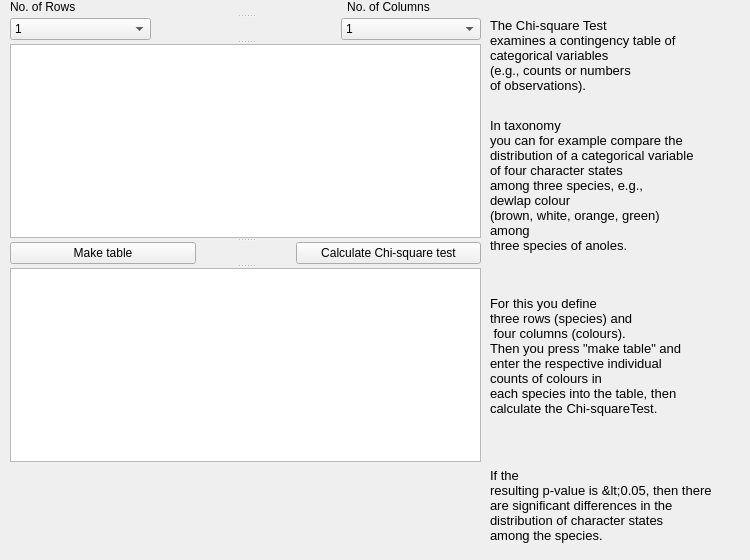
        <widget class="QWidget" name="tab_4">
         <attribute name="title">
          <string>Chi-square test</string>
         </attribute>
         <widget class="QSplitter" name="splitter">
          <property name="geometry">
           <rect>
            <x>10</x>
            <y>0</y>
            <width>471</width>
            <height>462</height>
           </rect>
          </property>
          <property name="orientation">
           <enum>Qt::Vertical</enum>
          </property>
          <widget class="QWidget" name="layoutWidget_4">
           <layout class="QHBoxLayout" name="horizontalLayout_4">
            <property name="spacing">
             <number>100</number>
            </property>
            <item>
             <widget class="QLabel" name="label_14">
              <property name="text">
               <string>No. of Rows</string>
              </property>
             </widget>
            </item>
            <item>
             <widget class="QLabel" name="label_15">
              <property name="text">
               <string>No. of Columns</string>
              </property>
              <property name="alignment">
               <set>Qt::AlignCenter</set>
              </property>
             </widget>
            </item>
           </layout>
          </widget>
          <widget class="QWidget" name="layoutWidget_5">
           <layout class="QHBoxLayout" name="horizontalLayout_5">
            <property name="spacing">
             <number>190</number>
            </property>
            <item>
             <widget class="QComboBox" name="comboBox">
              <property name="maxVisibleItems">
               <number>20</number>
              </property>
              <item>
               <property name="text">
                <string>1</string>
               </property>
              </item>
              <item>
               <property name="text">
                <string>2</string>
               </property>
              </item>
              <item>
               <property name="text">
                <string>3</string>
               </property>
              </item>
              <item>
               <property name="text">
                <string>4</string>
               </property>
              </item>
              <item>
               <property name="text">
                <string>5</string>
               </property>
              </item>
              <item>
               <property name="text">
                <string>6</string>
               </property>
              </item>
              <item>
               <property name="text">
                <string>7</string>
               </property>
              </item>
              <item>
               <property name="text">
                <string>8</string>
               </property>
              </item>
              <item>
               <property name="text">
                <string>9</string>
               </property>
              </item>
              <item>
               <property name="text">
                <string>10</string>
               </property>
              </item>
              <item>
               <property name="text">
                <string/>
               </property>
              </item>
             </widget>
            </item>
            <item>
             <widget class="QComboBox" name="comboBox_2">
              <property name="maxVisibleItems">
               <number>20</number>
              </property>
              <item>
               <property name="text">
                <string>1</string>
               </property>
              </item>
              <item>
               <property name="text">
                <string>2</string>
               </property>
              </item>
              <item>
               <property name="text">
                <string>3</string>
               </property>
              </item>
              <item>
               <property name="text">
                <string>4</string>
               </property>
              </item>
              <item>
               <property name="text">
                <string>5</string>
               </property>
              </item>
              <item>
               <property name="text">
                <string>6</string>
               </property>
              </item>
              <item>
               <property name="text">
                <string>7</string>
               </property>
              </item>
              <item>
               <property name="text">
                <string>8</string>
               </property>
              </item>
              <item>
               <property name="text">
                <string>9</string>
               </property>
              </item>
              <item>
               <property name="text">
                <string>10</string>
               </property>
              </item>
             </widget>
            </item>
           </layout>
          </widget>
          <widget class="QTableView" name="tableView"/>
          <widget class="QWidget" name="layoutWidget_6">
           <layout class="QHBoxLayout" name="horizontalLayout_6">
            <property name="spacing">
             <number>100</number>
            </property>
            <item>
             <widget class="QPushButton" name="pushButton_3">
              <property name="text">
               <string>Make table</string>
              </property>
             </widget>
            </item>
            <item>
             <widget class="QPushButton" name="pushButton_4">
              <property name="text">
               <string>Calculate Chi-square test</string>
              </property>
             </widget>
            </item>
           </layout>
          </widget>
          <widget class="QPlainTextEdit" name="plainTextEdit_5"/>
         </widget>
         <widget class="QLabel" name="label_42">
          <property name="geometry">
           <rect>
            <x>490</x>
            <y>10</y>
            <width>251</width>
            <height>91</height>
           </rect>
          </property>
          <property name="font">
           <font>
            <pointsize>10</pointsize>
           </font>
          </property>
          <property name="text">
           <string>The Chi-square Test 
examines a contingency table of 
categorical variables 
(e.g., counts or numbers 
of observations).</string>
          </property>
         </widget>
         <widget class="QLabel" name="label_43">
          <property name="geometry">
           <rect>
            <x>490</x>
            <y>110</y>
            <width>241</width>
            <height>151</height>
           </rect>
          </property>
          <property name="font">
           <font>
            <pointsize>10</pointsize>
           </font>
          </property>
          <property name="text">
           <string>In taxonomy 
you can for example compare the 
distribution of a categorical variable 
of four character states 
among three species, e.g., 
dewlap colour 
(brown, white, orange, green) 
among 
three species of anoles.</string>
          </property>
         </widget>
         <widget class="QLabel" name="label_44">
          <property name="geometry">
           <rect>
            <x>490</x>
            <y>280</y>
            <width>251</width>
            <height>151</height>
           </rect>
          </property>
          <property name="font">
           <font>
            <pointsize>10</pointsize>
           </font>
          </property>
          <property name="text">
           <string>For this you define 
three rows (species) and
 four columns (colours). 
Then you press &quot;make table&quot; and 
enter the respective individual 
counts of colours in 
each species into the table, then 
calculate the Chi-squareTest.</string>
          </property>
         </widget>
         <widget class="QLabel" name="label_45">
          <property name="geometry">
           <rect>
            <x>490</x>
            <y>460</y>
            <width>251</width>
            <height>91</height>
           </rect>
          </property>
          <property name="font">
           <font>
            <pointsize>10</pointsize>
           </font>
          </property>
          <property name="text">
           <string>If the 
resulting p-value is &lt;0.05, then there 
are significant differences in the 
distribution of character states 
among the species.</string>
          </property>
         </widget>
        </widget>
